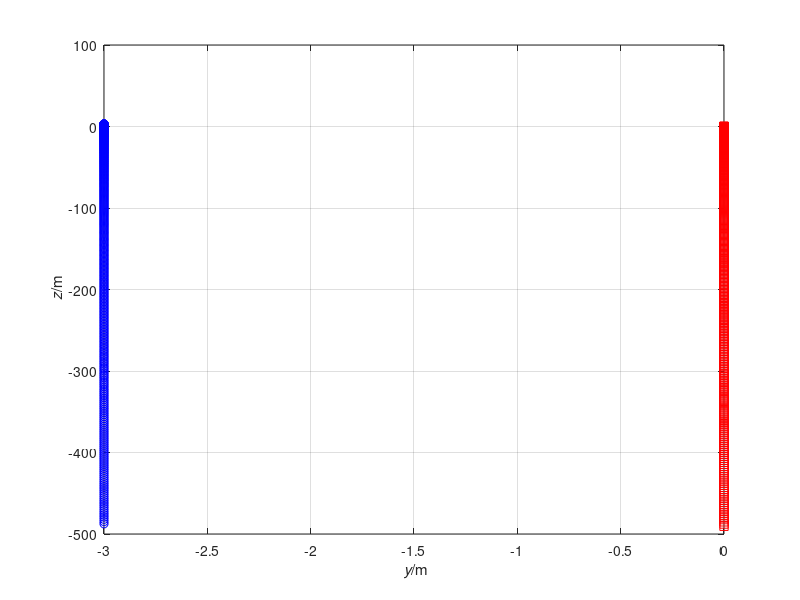

The MATLAB script that drew this image:
%%% Simulation of two bodies connected by non-Hookean material in 2D
%% Coordinates (t, y, z)

%% Constants
ma = 2;	    % kg: mass of object a
mb = 5;     % kg: mass of object b
g = 9.81;   % N/kg: gravitational acceleration
ln = 5;	    % m: natural length
k = 5;	    % N/m: spring constant

%% Initial conditions
t = 0;	       % s: initial time
ra = [-3, 3];  % m: initial position of object a
rb = [0, 0];   % m: initial position of object b
va = [0, 0];   % m/s: initial velocity of object a
vb = [0, 0];   % m/s: initial velocity of object b

%% Boundary conditions
Ga = -ma * g * [0, 1];	% N: gravity supply on object a
Gb = -mb * g * [0, 1];  % N: gravity supply on object b

%% Parameters for time loop
t1 = 10;      % s: final time
dt = 0.0001;  % s: time step %@

%% Plotting
dtplot = t1/360;  % time interval between plots
tplot = dtplot;	  % time for next plot
figure
plot(ra(1), ra(2), 'ob')
hold on; grid on
plot(rb(1), rb(2), 'sr')
xlabel('{\it y}/m'); ylabel('{\it z}/m') %@

%% State: ra, rb, va, vb
%% Numerical time integration
while t < t1
  %% constitutive relations
  Pa = ma * va;
  Pb = mb * vb;
  l = norm(ra - rb); % calculation of present length
  if l < ln
    Fa = [0, 0];
  else
    Fa = -k * (l - ln) * (ra - rb)/l;
  end
  Fb = -Fa; % balance of momentum for non-Hookean material

  %% balances
  t = t + dt;
  Pa = Pa + (Fa + Ga) * dt;
  Pb = Pb + (Fb + Gb) * dt;
  ra = ra + va * dt;
  rb = rb + vb * dt;

  %% constitutive relations
  va = Pa / ma;
  vb = Pb / mb; %@

  %% plot
  if t > tplot
    plot(ra(1), ra(2), 'ob')
    plot(rb(1), rb(2), 'sr')
    pause(0)
    tplot = tplot + dtplot;
  end %@
end
